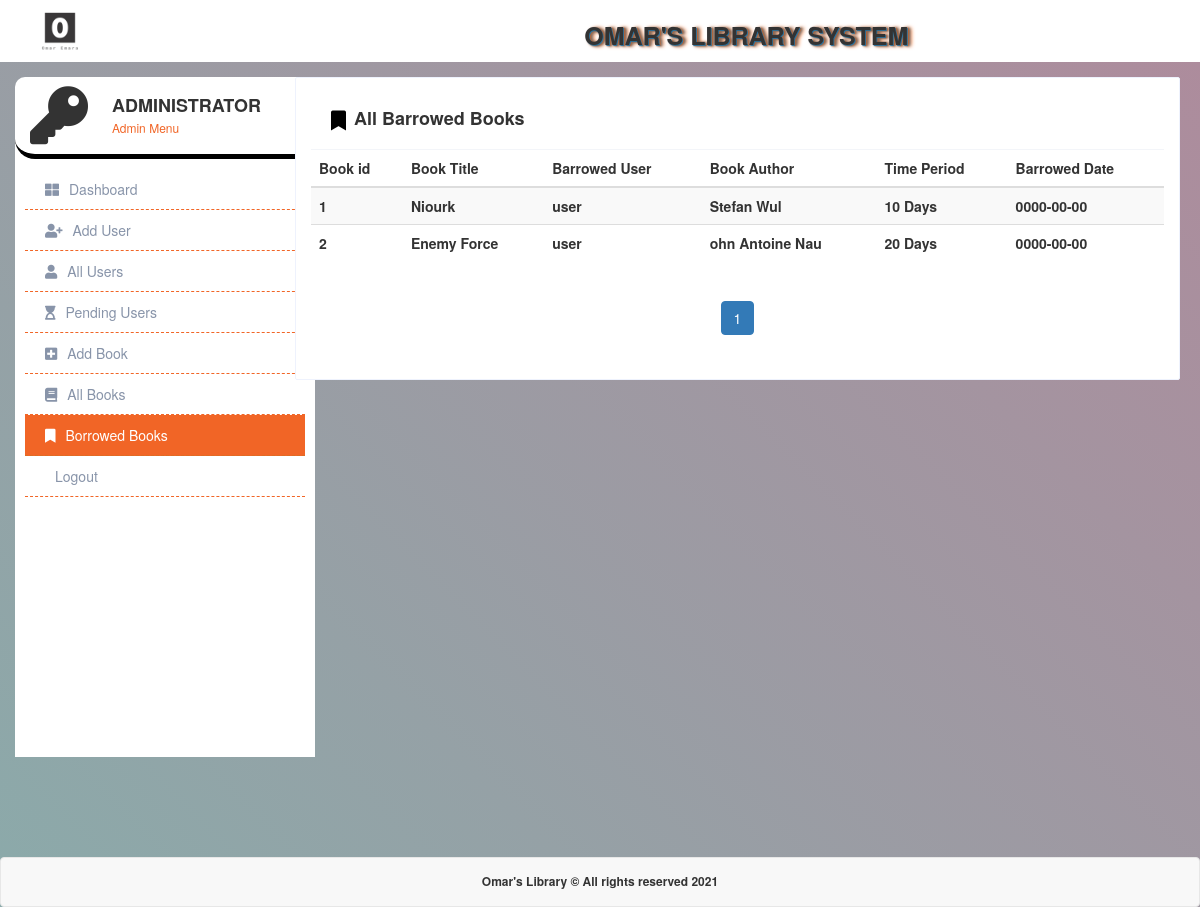
Page /admin-dashboard.php?menu=borrowed-books (signed in) on the committed database.
### tables this page shows
CREATE TABLE `book` (
  `book_id` int(11) NOT NULL,
  `book_title` varchar(50) NOT NULL,
  `book_description` varchar(200) NOT NULL,
  `book_category` varchar(50) NOT NULL,
  `book_author` varchar(60) NOT NULL,
  `date_publish` varchar(25) NOT NULL,
  `time_period` int(11) NOT NULL
);

CREATE TABLE `borrowing` (
  `borrow_id` int(11) NOT NULL,
  `book_id` int(11) NOT NULL,
  `student_no` int(11) NOT NULL,
  `date` date NOT NULL,
  `status` varchar(10) NOT NULL
);

CREATE TABLE `user` (
  `user_id` int(11) NOT NULL,
  `user_email` varchar(100) NOT NULL,
  `first_name` varchar(30) NOT NULL,
  `last_name` varchar(30) NOT NULL,
  `is_valid` tinyint(1) NOT NULL,
  `password` varchar(30) NOT NULL
);

### includes/inc.borrowed-books.php (the view)
<div class="dashboard-caption col-lg-9 col-md-4">
<?php $res_list = getBarrowedBooks($conn); ?>
<div class="dashboard-caption-header">
                <h4><i class="fa fa-bookmark" aria-hidden="true"></i>All Barrowed Books</h4>
            </div>
                    <div class="table-responsive mb-0" data-pattern="priority-columns">
                        <table id="tech-companies-1" class="table table-striped">
                            <thead>
                                <tr>
                                     <th>Book id</th>
                                    <th data-priority="3">Book Title</th>
                                    <th data-priority="3">Barrowed User</th>
                                    <th data-priority="3">Book Author</th>
                                    <th data-priority="3">Time Period</th>
                                   <th data-priority="3">Barrowed Date</th>
                                </tr>
                                </thead>
                                <tbody>
                                   <?php
                                        foreach ($res_list[0] as $res) {
                                            echo '
                                                <tr>
                                                     <th><span>'.$res['book_id'].'</span></th>
                                                    <th><span>'.$res['book_title'].'</span></th>
                                                      <th><span>'.$res['first_name'].'</span></th>
                                                      <th><span>'.$res['book_author'].'</span></th>
                                                      <th><span>'.$res['time_period'].' Days</span></th>
                                                      <th><span>'.$res['date'].'</span></th>
                                                </tr>
                                            ';
                                        }
                                    ?>
                            </tbody>
                        </table>
</div>
<div class="text-center">
    <?php echo $res_list[1]; ?>
    </div>
</div>
</div>

### includes/inc.admin-sidebar.php
<div class="col-lg-3 col-md-4">
	<div class="side-dashboard">
		<div class="dashboard-avatar">
			<div class="dashboard-avatar-thumb">
				<i class="fa fa-key" aria-hidden="true"></i>
			</div>
			<div class="dashboard-avatar-text">
					<?php $user = getAdminInfoByid($conn, $_SESSION['admin_id']);
						echo "<h4>".$user['firstname']."</h4>";
					?>
					<p style="text-transform:none;">Admin Menu</p>
			</div>
		</div>
		<?php
			if(isset($_GET['menu'])){
				$menu=$_GET['menu'];
			}
			?>
		<div class="dashboard-menu">
			<ul>
				<li class="<?php if($menu=='dashboard'){ echo "active"; } ?>"><a href="admin-dashboard.php?menu=dashboard"><i class="fas fa-th-large"></i>Dashboard</a></li>
				<li class="<?php if($menu=='add-user'){ echo "active"; } ?>"><a href="admin-dashboard.php?menu=add-user"><i class="fa fa-user-plus" aria-hidden="true" style="margin-right: 10px;"></i>Add User</a></li>
				<li class="<?php if($menu=='all-users'){ echo "active"; } ?>"><a href="admin-dashboard.php?menu=all-users"><i class="fa fa-user" aria-hidden="true"></i>All Users</a></li>
				<li class="<?php if($menu=='pending-users'){ echo "active"; } ?>"><a href="admin-dashboard.php?menu=pending-users"><i class="fa fa-hourglass-start" aria-hidden="true"></i>Pending Users</a></li>
				<li class="<?php if($menu=='add-book'){ echo "active"; } ?>"><a href="admin-dashboard.php?menu=add-book"><i class="fa fa-plus-square" aria-hidden="true"></i>Add Book</a></li>
				<li class="<?php if($menu=='all-books'){ echo "active"; } ?>"><a href="admin-dashboard.php?menu=all-books"><i class="fa fa-book" aria-hidden="true"></i>All Books</a></li>
				<li class="<?php if($menu=='borrowed-books'){ echo "active"; } ?>"><a href="admin-dashboard.php?menu=borrowed-books"><i class="fa fa-bookmark" aria-hidden="true"></i>Borrowed Books</a></li>
				<li class="<?php if($menu=='logout.php'){ echo "active"; } ?>"><a href="./logout.php"><i class="fa fa-sign-out" aria-hidden="true"></i>Logout</a></li>
			</ul>
		</div>
	</div>
</div>

### css/style.css (style rules this page uses)
body { background-image: linear-gradient(45deg, #8baaaa 0%, #ae8b9c 100%); }
.side-dashboard { width: 300px; border-top-left-radius: 10px; border-top-right-radius: 10px; background: #fff; padding: 2rem 0; padding-top: 3px; padding-right: 0px; padding-bottom: 2rem; padding-left: 0px; margin-top: 20px; min-height: 85vh; position: fixed; }
.dashboard-avatar { width: 100%; padding-top: 6px; padding-right: 10px; padding-bottom: 10px; padding-left: 10px; text-align: left; border-bottom: 5px solid black; border-radius: 20px; margin-bottom: 10px; }
.dashboard-avatar-thumb { display: inline; }
.dashboard-avatar-thumb i { font-size: 58px; margin-left: 5px; }
.dashboard-avatar-text { display: inline-block; vertical-align: top; margin-left: 20px; }
.dashboard-avatar-text p { text-transform: lowercase; font-size: 12px; color: rgb(241 101 38); margin-bottom: 0px; }
.dashboard-avatar-text h4 { font-size: 18px; text-transform: uppercase; font-weight: bold; margin-bottom: 3px; }
.dashboard-menu ul { padding-left: 10px; padding-right: 10px; }
.dashboard-menu ul li { list-style: none; padding: 0; margin: 0; }
.dashboard-menu ul li i { margin-right: 10px; }
.dashboard-menu ul li a { color: #8894a9; width: 100%; display: inline-block; padding: 1rem 0 1rem 2rem; border-bottom: 1px dashed #f16627; }
.dashboard-menu ul li.active a { background: rgb(241 101 38); color: #fff; border-color: rgba(17, 183, 25, 0.1); }
.dashboard-caption-header { display: flex; flex-wrap: wrap; align-items: center; padding: 2rem; border-bottom: 1px solid #f3f5f9; }
.dashboard-caption { background: #fff; border-radius: 2px; border: 1px solid #eef2fd; margin-top: 20px; padding-bottom: 20px; }
.dashboard-caption-header h4 { flex: 1; font-size: 18px; font-weight: bold; margin-bottom: 0; }
.dashboard-caption-header h4 i { margin-right: 8px; color: black; font-size: 20px; position: relative; top: 3px; }
.table tr { line-height: 15px; min-height: 15px; height: 15px; }

### rows in the picture
book: borrowing.book_id "1", book_title "Niourk", user.first_name "user", book_author "Stefan Wul", time_period "10", borrowing.date "0000-00-00"
book: borrowing.book_id "2", book_title "Enemy Force", user.first_name "user", book_author "ohn Antoine Nau", time_period "20", borrowing.date "0000-00-00"

### other values in the picture
$user['firstname'] "ADMINISTRATOR"
